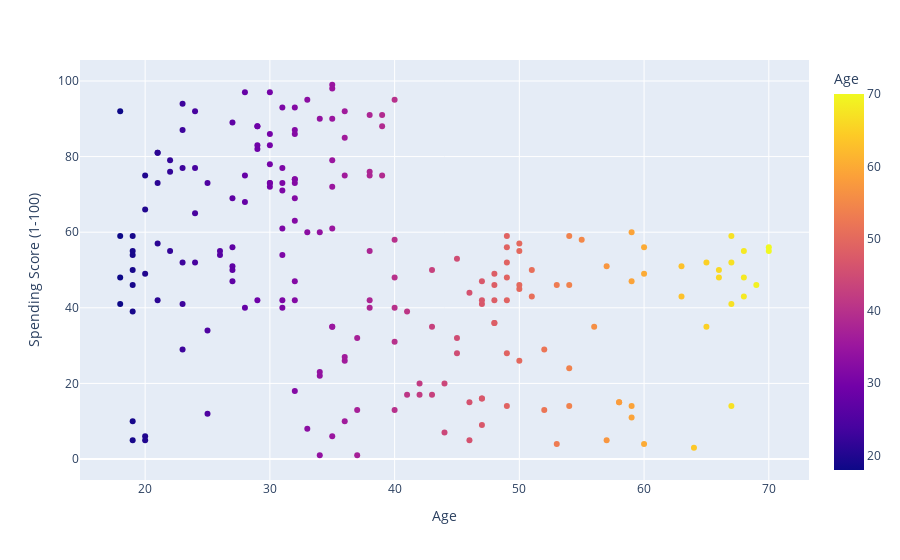

Notebook code cell kept with this figure:
### Markdown cell above
Mostly Customers are between 30-35 years of age

### Code cell
px.scatter(df,x='Age',y='Spending Score (1-100)',color='Age')

### Figure 1 — Plotly figure (JSON) as saved in the notebook; plotly's stock layout.template omitted (floating-point values rounded to 4 significant figures; data arrays with more than 128 entries replaced by an {"elided": "..."} marker saying what was removed)
{"data": [{"hoverlabel": {"namelength": 0}, "hovertemplate": "Age=%{marker.color}<br>Spending Score (1-100)=%{y}", "legendgroup": "", "marker": {"color": {"elided": "200 int values"}, "coloraxis": "coloraxis", "symbol": "circle"}, "mode": "markers", "name": "", "showlegend": false, "type": "scatter", "x": {"elided": "200 int values"}, "xaxis": "x", "y": {"elided": "200 int values"}, "yaxis": "y"}], "layout": {"coloraxis": {"colorbar": {"title": {"text": "Age"}}, "colorscale": [[0, "#0d0887"], [0.1111, "#46039f"], [0.2222, "#7201a8"], [0.3333, "#9c179e"], [0.4444, "#bd3786"], [0.5556, "#d8576b"], [0.6667, "#ed7953"], [0.7778, "#fb9f3a"], [0.8889, "#fdca26"], [1, "#f0f921"]]}, "legend": {"tracegroupgap": 0}, "margin": {"t": 60}, "xaxis": {"anchor": "y", "domain": [0, 1], "title": {"text": "Age"}}, "yaxis": {"anchor": "x", "domain": [0, 1], "title": {"text": "Spending Score (1-100)"}}}}
